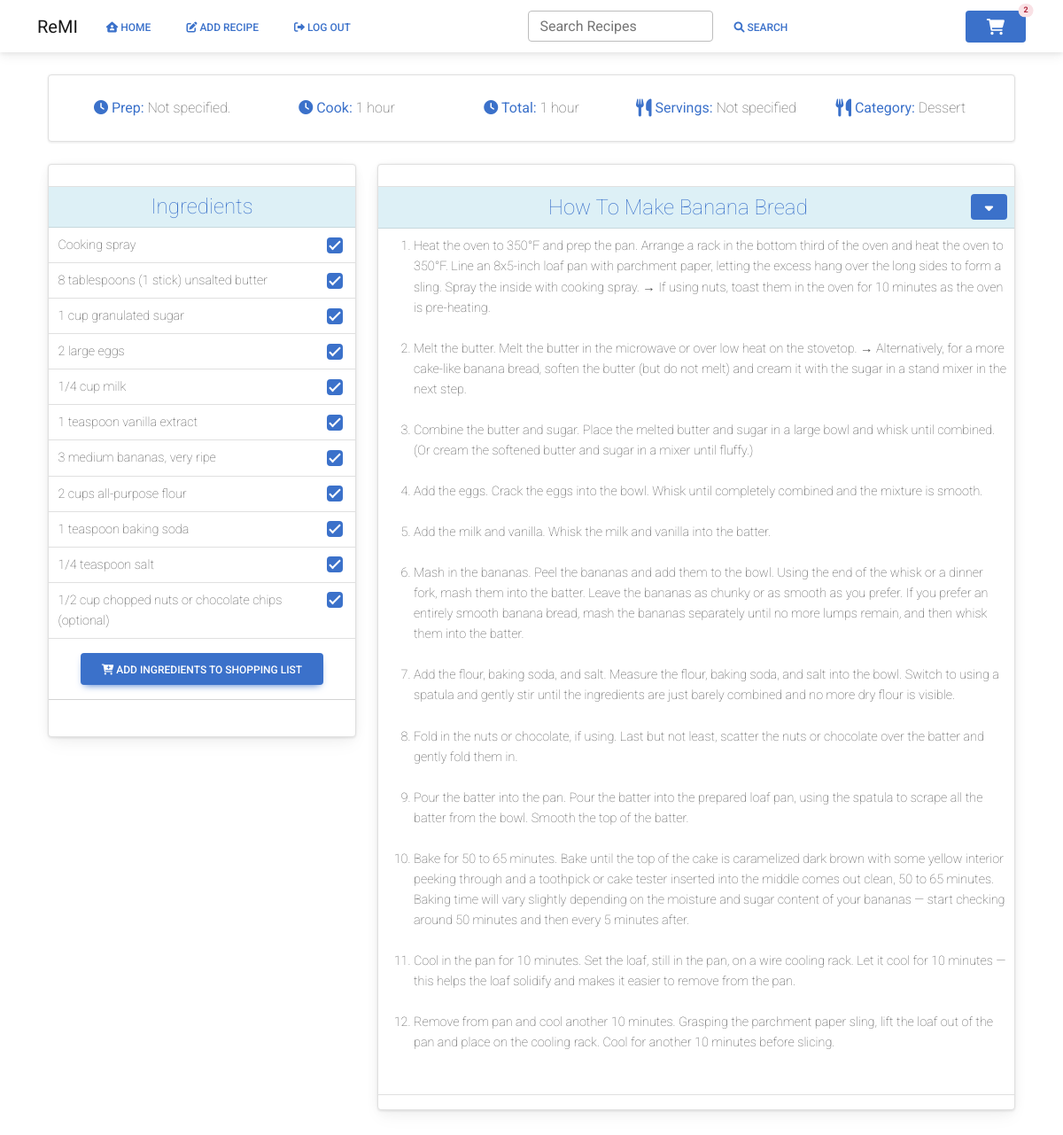
Screenshot of /view_recipe/jmQewoTpmGAthznhumQRwD (signed in) with the database file from the repository.
### website/models.py (models this page shows)
class Recipe(db.Model):
    id = db.Column(db.Integer, primary_key=True)
    uuid = db.Column(db.Integer, primary_key=False)
    username = db.Column(db.Integer, db.ForeignKey('user.id'))
    recipe_name = db.Column(db.String(200))
    prep_time = db.Column(db.Integer, primary_key=False)
    cook_time = db.Column(db.Integer, primary_key=False)
    total_time = db.Column(db.Integer, primary_key=False)
    ingredients = db.Column(db.String())
    servings = db.Column(db.String())
    ingredients_quantity = db.Column(db.String())
    ingredients_measurement = db.Column(db.String())
    instructions = db.Column(db.String())
    instructions_json = db.Column(db.String())
    original_url = db.Column(db.String())
    date_parsed = db.Column(db.String())
    image = db.Column(db.String())
    favorite = db.Column(db.Boolean, default=False)
    category = db.Column(db.String())
    ingredient_list = db.relationship('Ingredients')
    tags = db.relationship('Tag', secondary=recipe_tag, backref='recipe')

class Ingredients(db.Model):
    id = db.Column(db.Integer, primary_key=True)
    uuid = db.Column(db.Integer, primary_key=False)
    recipe = db.Column(db.Integer, db.ForeignKey('recipe.uuid'))
    ingredient = db.Column(db.String())
    ing_type = db.Column(db.String(), default="misc")
    ing_display = db.Column(db.String(), default="Misc.")

### website/views.py (the view, shortened to what this page needs)
@views.route('/view_recipe/<recipe_uuid>', methods=['POST', 'GET'])
@login_required
def view_recipe(recipe_uuid):
    shopping_list = ShoppingList.query.count()
    recipe_id = recipe_uuid
    recipe = Recipe.query.filter_by(uuid=recipe_id).first()
    ingredients = Ingredients.query.filter_by(uuid=recipe_uuid).all()
    return render_template("view_recipe.html", recipe=recipe, ingredients=ingredients, user=current_user,
                           shopping_list=shopping_list, view_id=recipe_id)

### website/__init__.py (called while the page is built)
def create_app():
    app = Flask(__name__)
    app.config['SECRET_KEY'] = 'sdf897sdf987'
    app.config['SQLALCHEMY_DATABASE_URI'] = f'sqlite:///{DB_NAME}'
    db.init_app(app)
    from .views import views
    from .auth import auth
    app.register_blueprint(views, url_prefix='/')
    app.register_blueprint(auth, url_prefix='/')
    from .models import User, Recipe
    with app.app_context():
        db.create_all()
    login_manager = LoginManager()
    login_manager.login_view = 'auth.login'
    login_manager.init_app(app)
    @login_manager.user_loader
    def load_user(id):
        return User.query.get(int(id))
    return app

### website/templates/view_recipe.html (shortened to what this page needs)
{% extends "base.html" %}
{% block content %}
<br>
<div class="container">
    <div class="row">
        <div class="col">
            <div class="card shadow-2 border" style="border-radius:4px;">
                <div class="card-body">
                    <div class="container">
                        <div class="row">
                            <div class="col text-center">
                                <span class="fw-lighter"><span class="text-primary"><i
                                        class="fa-solid fa-clock"></i> <b>Prep:</b></span> {{ recipe.prep_time }}</span>
                            </div>
                            <div class="col text-center">
                                <span class="fw-lighter"><span class="text-primary"><i
                                        class="fa-solid fa-clock"></i> <b>Cook:</b></span> {{ recipe.cook_time }}</span>
                            </div>
                            <div class="col text-center">
                                <span class="fw-lighter"><span class="text-primary"><i
                                        class="fa-solid fa-clock"></i> <b>Total:</b></span> {{ recipe.total_time }}</span>
                            </div>
                            <div class="col text-center">
                                <span class="fw-lighter"><span class="text-primary"><i class="fa fa-cutlery fa-lg"></i> <b>Servings:</b></span> {{ recipe.servings }}</span>
                            </div>
                            <div class="col text-center">
                                <span class="fw-lighter"><span class="text-primary"><i class="fa fa-cutlery fa-lg"></i> <b>Category:</b></span> {{ recipe.category  }}</span>
                            </div>
                        </div>
                    </div>
                </div>
            </div>
        </div>
    </div>
    <br>
    <form method="POST">
        <div class="row">
            <div class="col-4">
                <div class="card text-left bg-light mb-10" style="border-radius:4px;">
                    <div class="card shadow-2 border" style="border-radius:4px;">
                        <div class="card-header border-0 text-center" style="border-radius:4px;">
                        </div>
                        <div class="table-responsive">
                            <table class="table align-items-center table-flush table-sm">
                                <thead class="table-info">
                                <tr>
                                    <td class="border-top text-center align-middle" scope="col" colspan="2"><h4 class="mb-0"><span
                                            class="text-primary fw-lighter mb-0">Ingredients</span></h4></td>
                                </tr>
                                </thead>
                                <tbody>
                                {% for ingredient in ingredients %}
                                <tr>
                                    <td>
                                        <label class="form-check-label" for="ingredients"><span class="fw-lighter">{{ ingredient.ingredient
                                        }}</span></label><input type="hidden" name=category
                                    </td>
                                    <td>
                                        <input class="form-check-input" type="checkbox"
                                               value="{{ ingredient.ingredient }}"
                                               id="ingredients" name="ingredients" checked/>
                                    </td>
                                </tr>
                                {% endfor %}
                                </tbody>
                            </table>
                            <div class="col text-center">
                                <button type="submit" class="btn btn-primary"><i
                                        class="fa-sharp fa-solid fa-cart-plus"></i>
                                    Add Ingredients to Shopping List
                                </button>
    </form>
    <hr>
</div>
<br>
</div>
<div class="col-8">
    <div class="card text-left bg-light mb-10" style="border-radius:4px;">
        <div class="card shadow-2 border" style="border-radius:4px;">
            <div class="card-header border-0 text-center">
            </div>
            <div class="table-responsive">
                <table class="table align-items-center table-flush table-sm">
                    <thead class="table-info">
                    <tr>
                        <td class="border-top text-center align-middle" scope="col">
                            <h4 class="mb-0">
                                <span class="text-primary align-middle fw-lighter mb-0">{{ recipe.recipe_name }}</span>
                                <span style="float: right;">
                            <button
                                    class="btn btn-primary btn-sm float-right shadow-none"
                                    type="button"
                                    id="dropdownMenuButton"
                                    data-mdb-toggle="dropdown"
                                    aria-expanded="false"
                            >
                            </button>
                        </span>
                            </h4>
                        </td>
                    </tr>
                    </thead>
                    <tbody>
                    <tr>
                        <td>
                                    <span class="fw-lighter">
                    <ol>
                        {{ recipe.instructions|safe }}
                    </ol></span>
                        </td>
                    </tr>
                    </tbody>
                </table>
            </div>
        </div>
    </div>
</div>
<br>
{% endblock %}

### rows the page displays
Recipe: prep_time "Not specified.", cook_time "1 hour", total_time "1 hour", servings "Not specified", category "Dessert", recipe_name "How To Make Banana Bread", instructions "Heat the oven to 350°F and prep the pan. Arrange a rack in the bottom third of the oven and heat the oven to 350°F. Line an 8x5-inch loaf pan with parchment paper, letting the excess hang over the long sides to form a sling. Spray the inside with cooking spray. → If using nuts, toast them in the oven for 10 minutes as the oven is pre-heating. Melt the butter. Melt the butter in the microwave or over low heat on the stovetop. → Alternatively, for a more cake-like banana bread, soften the butter (but do not melt) and cream it with the sugar in a stand mixer in the next step. Combine the butter and sugar. Place the melted butter and sugar in a large bowl and whisk until combined. (Or cream the…"
Ingredients: ingredient "Cooking spray"
Ingredients: ingredient "8 tablespoons (1 stick) unsalted butter"
Ingredients: ingredient "1 cup granulated sugar"
Ingredients: ingredient "2 large eggs"
Ingredients: ingredient "1/4 cup milk"
Ingredients: ingredient "1 teaspoon vanilla extract"
Ingredients: ingredient "3 medium bananas, very ripe"
Ingredients: ingredient "2 cups all-purpose flour"
Ingredients: ingredient "1 teaspoon baking soda"
Ingredients: ingredient "1/4 teaspoon salt"
Ingredients: ingredient "1/2 cup chopped nuts or chocolate chips (optional)"

### other values shown
{{ shopping_list }} "2"
